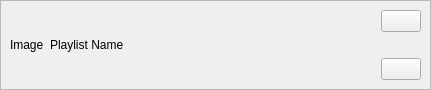
<?xml version="1.0" encoding="UTF-8"?>
<ui version="4.0">
 <class>PlaylistItem</class>
 <widget class="QWidget" name="PlaylistItem">
  <property name="geometry">
   <rect>
    <x>0</x>
    <y>0</y>
    <width>431</width>
    <height>90</height>
   </rect>
  </property>
  <property name="windowTitle">
   <string>Form</string>
  </property>
  <layout class="QHBoxLayout" name="horizontalLayout_2">
   <property name="leftMargin">
    <number>0</number>
   </property>
   <property name="topMargin">
    <number>0</number>
   </property>
   <property name="rightMargin">
    <number>0</number>
   </property>
   <property name="bottomMargin">
    <number>0</number>
   </property>
   <item>
    <widget class="QFrame" name="PlaylistItemFrame">
     <property name="frameShape">
      <enum>QFrame::Shape::StyledPanel</enum>
     </property>
     <property name="frameShadow">
      <enum>QFrame::Shadow::Raised</enum>
     </property>
     <layout class="QHBoxLayout" name="horizontalLayout">
      <item>
       <widget class="QLabel" name="playlistItemImageLabel">
        <property name="text">
         <string>Image</string>
        </property>
       </widget>
      </item>
      <item>
       <widget class="QLabel" name="playlistItemNameLabel">
        <property name="text">
         <string>Playlist Name</string>
        </property>
       </widget>
      </item>
      <item>
       <spacer name="horizontalSpacer">
        <property name="orientation">
         <enum>Qt::Orientation::Horizontal</enum>
        </property>
        <property name="sizeHint" stdset="0">
         <size>
          <width>40</width>
          <height>20</height>
         </size>
        </property>
       </spacer>
      </item>
      <item>
       <layout class="QVBoxLayout" name="verticalLayout">
        <item>
         <widget class="QPushButton" name="playlistItemPlayButton">
          <property name="cursor">
           <cursorShape>PointingHandCursor</cursorShape>
          </property>
          <property name="text">
           <string/>
          </property>
          <property name="icon">
           <iconset resource="../resources.qrc">
            <normaloff>:/resources/play.svg</normaloff>:/resources/play.svg</iconset>
          </property>
         </widget>
        </item>
        <item>
         <spacer name="verticalSpacer">
          <property name="orientation">
           <enum>Qt::Orientation::Vertical</enum>
          </property>
          <property name="sizeHint" stdset="0">
           <size>
            <width>20</width>
            <height>40</height>
           </size>
          </property>
         </spacer>
        </item>
        <item>
         <widget class="QPushButton" name="playlistItemQueueButton">
          <property name="cursor">
           <cursorShape>PointingHandCursor</cursorShape>
          </property>
          <property name="text">
           <string/>
          </property>
          <property name="icon">
           <iconset resource="../resources.qrc">
            <normaloff>:/resources/queue.svg</normaloff>:/resources/queue.svg</iconset>
          </property>
         </widget>
        </item>
       </layout>
      </item>
     </layout>
    </widget>
   </item>
  </layout>
 </widget>
 <resources>
  <include location="../resources.qrc"/>
 </resources>
 <connections/>
</ui>
